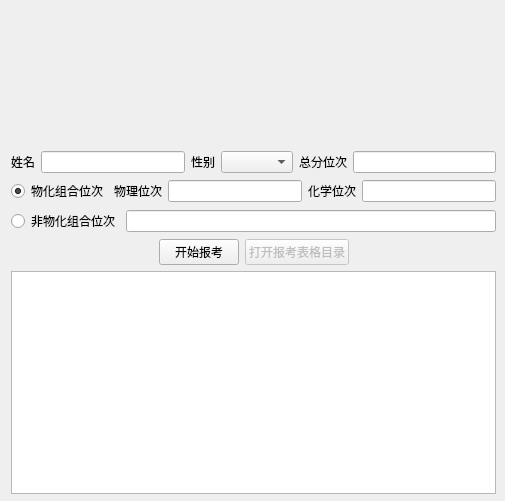
<?xml version="1.0" encoding="UTF-8"?>
<ui version="4.0">
 <class>MainWindow</class>
 <widget class="QMainWindow" name="MainWindow">
  <property name="geometry">
   <rect>
    <x>0</x>
    <y>0</y>
    <width>505</width>
    <height>501</height>
   </rect>
  </property>
  <property name="windowTitle">
   <string>青云高考智能报考</string>
  </property>
  <widget class="QWidget" name="centralwidget">
   <widget class="QLabel" name="label">
    <property name="geometry">
     <rect>
      <x>93</x>
      <y>3</y>
      <width>300</width>
      <height>132</height>
     </rect>
    </property>
    <property name="autoFillBackground">
     <bool>false</bool>
    </property>
    <property name="text">
     <string/>
    </property>
    <property name="pixmap">
     <pixmap resource="qrc.qrc">:/res/logo.png</pixmap>
    </property>
    <property name="scaledContents">
     <bool>true</bool>
    </property>
   </widget>
   <widget class="QWidget" name="">
    <property name="geometry">
     <rect>
      <x>11</x>
      <y>151</y>
      <width>485</width>
      <height>343</height>
     </rect>
    </property>
    <layout class="QVBoxLayout" name="verticalLayout">
     <item>
      <layout class="QHBoxLayout" name="horizontalLayout">
       <item>
        <widget class="QLabel" name="label_2">
         <property name="text">
          <string>姓名</string>
         </property>
        </widget>
       </item>
       <item>
        <widget class="QLineEdit" name="lineEditName">
         <property name="sizePolicy">
          <sizepolicy hsizetype="Expanding" vsizetype="Fixed">
           <horstretch>0</horstretch>
           <verstretch>0</verstretch>
          </sizepolicy>
         </property>
        </widget>
       </item>
       <item>
        <widget class="QLabel" name="label_3">
         <property name="text">
          <string>性别</string>
         </property>
        </widget>
       </item>
       <item>
        <widget class="QComboBox" name="comboBoxSex">
         <property name="currentIndex">
          <number>-1</number>
         </property>
        </widget>
       </item>
       <item>
        <widget class="QLabel" name="label_6">
         <property name="text">
          <string>总分位次</string>
         </property>
        </widget>
       </item>
       <item>
        <widget class="QLineEdit" name="lineEditTotalScore"/>
       </item>
      </layout>
     </item>
     <item>
      <layout class="QHBoxLayout" name="horizontalLayout_3">
       <item>
        <widget class="QRadioButton" name="radioButtonWuHua">
         <property name="text">
          <string>物化组合位次</string>
         </property>
         <property name="checked">
          <bool>true</bool>
         </property>
         <attribute name="buttonGroup">
          <string notr="true">buttonGroup</string>
         </attribute>
        </widget>
       </item>
       <item>
        <widget class="QLabel" name="label_4">
         <property name="text">
          <string>物理位次</string>
         </property>
        </widget>
       </item>
       <item>
        <widget class="QLineEdit" name="lineEditWuLiScore"/>
       </item>
       <item>
        <widget class="QLabel" name="label_5">
         <property name="text">
          <string>化学位次</string>
         </property>
        </widget>
       </item>
       <item>
        <widget class="QLineEdit" name="lineEditHuaXueScore"/>
       </item>
      </layout>
     </item>
     <item>
      <layout class="QHBoxLayout" name="horizontalLayout_4">
       <item>
        <widget class="QRadioButton" name="radioButtonNotWuHua">
         <property name="text">
          <string>非物化组合位次</string>
         </property>
         <attribute name="buttonGroup">
          <string notr="true">buttonGroup</string>
         </attribute>
        </widget>
       </item>
       <item>
        <widget class="QLineEdit" name="lineEditNotWuHuaScore"/>
       </item>
      </layout>
     </item>
     <item>
      <layout class="QHBoxLayout" name="horizontalLayout_5">
       <item>
        <widget class="QWidget" name="widgetLeft" native="true"/>
       </item>
       <item>
        <widget class="QPushButton" name="pushButtonBaoKao">
         <property name="sizePolicy">
          <sizepolicy hsizetype="Fixed" vsizetype="Fixed">
           <horstretch>0</horstretch>
           <verstretch>0</verstretch>
          </sizepolicy>
         </property>
         <property name="text">
          <string>开始报考</string>
         </property>
        </widget>
       </item>
       <item>
        <widget class="QPushButton" name="pushButtonOpenExcelPath">
         <property name="enabled">
          <bool>false</bool>
         </property>
         <property name="sizePolicy">
          <sizepolicy hsizetype="Fixed" vsizetype="Fixed">
           <horstretch>0</horstretch>
           <verstretch>0</verstretch>
          </sizepolicy>
         </property>
         <property name="text">
          <string>打开报考表格目录</string>
         </property>
        </widget>
       </item>
       <item>
        <widget class="QWidget" name="widgetRight" native="true"/>
       </item>
      </layout>
     </item>
     <item>
      <widget class="QTextEdit" name="textEditLog">
       <property name="readOnly">
        <bool>true</bool>
       </property>
      </widget>
     </item>
    </layout>
   </widget>
  </widget>
 </widget>
 <resources>
  <include location="qrc.qrc"/>
 </resources>
 <connections/>
 <buttongroups>
  <buttongroup name="buttonGroup"/>
 </buttongroups>
</ui>
